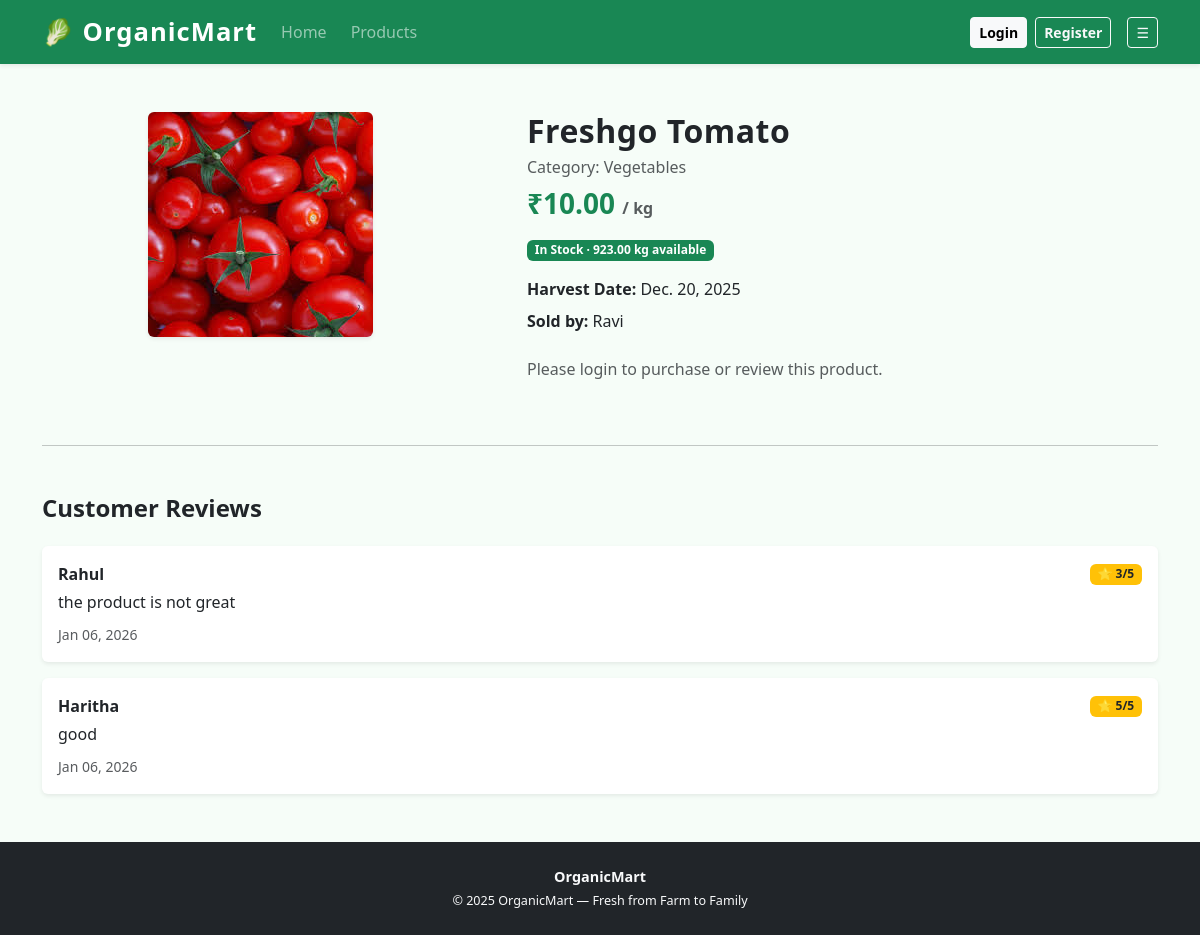
The app's page /products/8/ with its own data.
### products/models.py (models this page shows, shortened)
class Product(models.Model):
    CATEGORY_CHOICES = (
        ('Vegetables', 'Vegetables'),
        ('Fruits', 'Fruits'),
        ('Grains', 'Grains'),
        ('Dairy', 'Dairy'),
    )
    UNIT_CHOICES = (
        ('kg', 'Kilogram'),
        ('unit', 'Unit'),
    )
    farmer = models.ForeignKey(User, on_delete=models.CASCADE)
    name = models.CharField(max_length=100)
    category = models.CharField(max_length=50, choices=CATEGORY_CHOICES)
    price = models.DecimalField(max_digits=8, decimal_places=2)
    stock = models.DecimalField(max_digits=6, decimal_places=2)
    unit = models.CharField(max_length=10,choices=UNIT_CHOICES,default='unit')
    harvest_date = models.DateField(null=True, blank=True)
    image = models.ImageField(upload_to='products/')
    created_at = models.DateTimeField(auto_now_add=True)

### reviews/models.py (models this page shows, shortened)
class Review(models.Model):
    user = models.ForeignKey(User, on_delete=models.CASCADE)
    product = models.ForeignKey(Product, on_delete=models.CASCADE, related_name='reviews')
    rating = models.PositiveIntegerField()
    comment = models.TextField()
    created_at = models.DateTimeField(auto_now_add=True)
    is_approved = models.BooleanField(default=False)
    class Meta:
        unique_together = ('user', 'product')

### products/views.py (the view)
# urls.py: path('<int:product_id>/', product_detail, name='product_detail'),
def product_detail(request, product_id):
    product = get_object_or_404(Product, id=product_id)
    reviews = product.reviews.filter(is_approved=True)
    return render(request, 'products/product_detail.html', {
        'product': product,
        'reviews': reviews
    })

### products/templates/products/product_detail.html (shortened to what this page needs)
{% extends 'core/base.html' %}
{% block content %}
<div class="container my-5 fade-in">
    <div class="row g-5 align-items-start">
        <div class="col-md-5 text-center">
            <img src="{{ product.image.url }}"
                 class="img-fluid rounded shadow-sm"
                 style="max-height: 420px; object-fit: cover;"
                 alt="{{ product.name }}">
        </div>
        <div class="col-md-7">
            <h2 class="fw-bold mb-1">{{ product.name }}</h2>
            <p class="text-muted mb-2">
                Category: {{ product.category }}
            </p>
            <h3 class="text-success fw-bold mb-3">
                ₹{{ product.price }}
                <small class="text-muted fs-6">
                    / {{ product.unit }}
                </small>
            </h3>
            {% if product.stock > 0 %}
                <span class="badge bg-success mb-3">
                    In Stock · {{ product.stock }} {{ product.unit }} available
                </span>
            {% else %}
                <span class="badge bg-danger mb-3">
                    Out of Stock
                </span>
            {% endif %}
            {% if product.harvest_date %}
                <p class="mb-2">
                    <strong>Harvest Date:</strong>
                    {{ product.harvest_date }}
                </p>
            {% endif %}
            <p class="mb-3">
                <strong>Sold by:</strong>
                {{ product.farmer.username }}
            </p>
            {% if user.is_authenticated %}
                {% if product.stock > 0 %}
                    <form method="POST"
                          action="{% url 'add_to_cart' product.id %}"
                          class="mt-4">
                        {% csrf_token %}
                        <div class="d-flex align-items-center gap-3">
                            <input type="number"
                                   name="quantity"
                                   value="1"
                                   min="1"
                                   max="{{ product.stock }}"
                                   step="{% if product.unit == 'kg' %}0.25{% else %}1{% endif %}"
                                   class="form-control"
                                   style="width: 130px;">
                            <span class="text-muted">
                                {{ product.unit }}
                            </span>
                            <button class="btn btn-success px-4">
                                🛒 Add to Cart
                            </button>
                        </div>
                    </form>
                {% else %}
                    <p class="text-danger fw-semibold mt-4">
                        Currently unavailable
                    </p>
                {% endif %}
                <a href="{% url 'add_review' product.id %}"
                   class="btn btn-outline-success mt-4">
                    ⭐ Write a Review
                </a>
            {% else %}
                <p class="text-muted mt-4">
                    Please login to purchase or review this product.
                </p>
            {% endif %}
        </div>
    </div>
    <hr class="my-5">
    <h4 class="fw-bold mb-4">Customer Reviews</h4>
    {% for review in reviews %}
        <div class="card border-0 shadow-sm mb-3">
            <div class="card-body">
                <div class="d-flex justify-content-between align-items-center mb-1">
                    <strong>{{ review.user.username }}</strong>
                    <span class="badge bg-warning text-dark">
                        ⭐ {{ review.rating }}/5
                    </span>
                </div>
                <p class="mb-2">
                    {{ review.comment }}
                </p>
                <small class="text-muted">
                    {{ review.created_at|date:"M d, Y" }}
                </small>
            </div>
        </div>
    {% empty %}
        <p class="text-muted">
            No reviews yet. Be the first to review this product.
        </p>
    {% endfor %}
</div>
{% endblock %}

### OrganicMart/static/css/style.css (style rules this page uses)
body { font-family: 'Segoe UI', Tahoma, Geneva, Verdana, sans-serif; background-color: #f6fdf8; margin: 0; padding: 0; overflow-x: hidden; }
h1, h2 { letter-spacing: 0.5px; }

### records on screen
Product: image (picture), name "Freshgo Tomato", category "Vegetables", price "10.00", unit "kg", stock "923.00", harvest_date "Dec. 20, 2025", farmer.username "Ravi"
Review: user.username "Rahul", rating "3", comment "the product is not great", created_at "Jan 06, 2026"
Review: user.username "Haritha", rating "5", comment "good", created_at "Jan 06, 2026"
